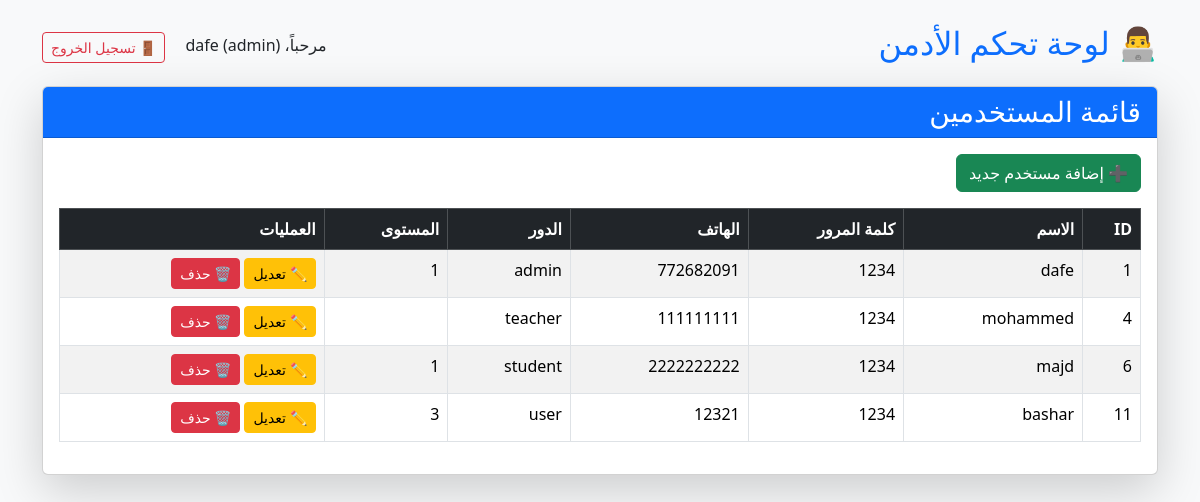
/admin/manage_users.php (signed in), run on the app's committed database.
### tables this page shows
CREATE TABLE `users` (
  `id` int(11) NOT NULL,
  `name` varchar(255) NOT NULL,
  `password` varchar(100) NOT NULL,
  `phone` varchar(100) NOT NULL,
  `role` enum('student','teacher','admin','user') DEFAULT 'user',
  `department_id` int(11) DEFAULT NULL,
  `level` int(11) DEFAULT NULL
);

### admin/manage_users.php (the view, shortened to what this page needs)
<?php
require '../db.php';
$result = $conn->query("SELECT * FROM users");
?>
<!DOCTYPE html>
<html lang="ar" dir="rtl">
<head>
  <link href="https://cdn.jsdelivr.net/npm/bootstrap@5.3.3/dist/css/bootstrap.rtl.min.css" rel="stylesheet">
</head>
<body class="bg-light">
<div class="container mt-4">
  <div class="d-flex justify-content-between align-items-center mb-3">
    <h2 class="text-primary">👨‍💻 لوحة تحكم الأدمن</h2>
    <div>
      <span class="me-3">مرحباً، <?= $_SESSION['name'] ?> (<?= $_SESSION['role'] ?>)</span>
      <a href="../logout.php" class="btn btn-outline-danger btn-sm">🚪 تسجيل الخروج</a>
    </div>
  </div>
  <div class="card shadow-lg">
    <div class="card-header bg-primary text-white">
      <h3 class="mb-0">قائمة المستخدمين</h3>
    </div>
    <div class="card-body">
      <a href="create.php" class="btn btn-success mb-3">➕ إضافة مستخدم جديد</a>
      <table class="table table-bordered table-striped table-hover">
        <thead class="table-dark">
          <tr>
            <th>ID</th>
            <th>الاسم</th>
            <th>كلمة المرور</th>
            <th>الهاتف</th>
            <th>الدور</th>
            <th>المستوى</th>
            <th>العمليات</th>
          </tr>
        </thead>
        <tbody>
          <?php while($row = $result->fetch_assoc()): ?>
          <tr>
            <td><?= $row['id'] ?></td>
            <td><?= $row['name'] ?></td>
            <td><?= $row['password'] ?></td>
            <td><?= $row['phone'] ?></td>
            <td><?= $row['role'] ?></td>
            <td><?= $row['level'] ?></td>
            <td>
              <a href="edit.php?id=<?= $row['id'] ?>" class="btn btn-sm btn-warning">✏ تعديل</a>
              <a href="delete.php?id=<?= $row['id'] ?>" class="btn btn-sm btn-danger" onclick="return confirm('هل أنت متأكد من الحذف؟')">🗑 حذف</a>
            </td>
          </tr>
          <?php endwhile; ?>
        </tbody>
      </table>
    </div>
  </div>
</div>
</body>
</html>

### data on the page
users: id "1", name "dafe", password "1234", phone "772682091", role "admin", level "1"
users: id "4", name "mohammed", password "1234", phone "111111111", role "teacher"
users: id "6", name "majd", password "1234", phone "2222222222", role "student", level "1"
users: id "11", name "bashar", password "1234", phone "12321", role "user", level "3"

### other printed values
$_SESSION['name'] "dafe"
$_SESSION['role'] "admin"
